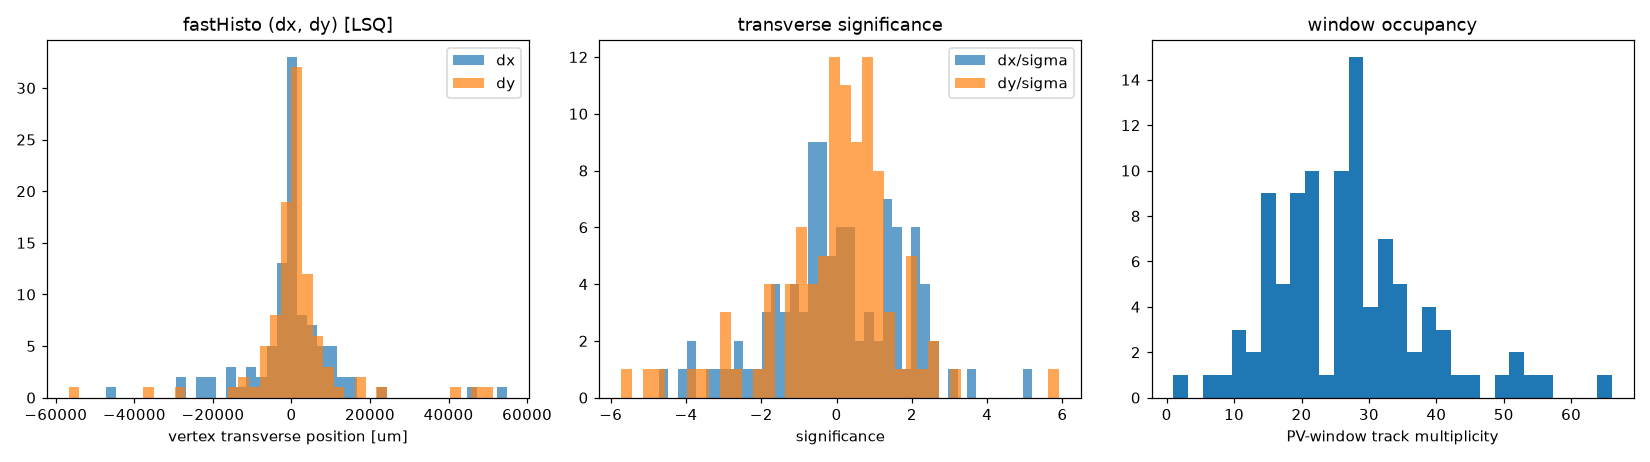

Here is the Python script that generated this plot:
"""Real-data smoke for the fastHisto (dx, dy) estimator on an existing nano
file carrying the extended-track table (L1TExtTrack, 5-par d0).

This is a sanity first-look, NOT a measurement: with RelVal-scale statistics
the per-event PV-window (dx, dy) should cluster near the beam-spot origin with
a spread set by the d0 resolution / sqrt(N_window). Prints the dx/dy
distribution summary and the significance spread, and saves JSON + a plot.

Usage:
  pixi run python eval_refitq/vtxdxy/realdata_smoke.py [nano_file ...]
Default file: the PU100 TrkSmartPix withGen smoke nano (read-only).
"""
from __future__ import annotations

import json
import os
import sys

import awkward as ak
import numpy as np
import uproot

from ngtagger.train.nnvtx import fast_histo_vtx

OUT = os.path.dirname(os.path.abspath(__file__))
DEFAULT = ["/Users/nmangane/smartpixels/cmssw/work/spxsmoke/nano/"
           "nano_pu100_TrkSmartPix_withGen.root"]
TRACK = "L1TExtTrack"


def load(files):
    br = [f"{TRACK}_{b}" for b in ("pt", "phi", "z0", "d0")]
    br += ["GenVtx_x", "GenVtx_y", "GenVtx_z"]
    ev = uproot.concatenate([f"{f}:Events" for f in files], filter_name=br, how="zip")
    return ev


def _pad(field, tracks, max_trk, fill=0.0):
    return ak.to_numpy(ak.fill_none(
        ak.pad_none(tracks[field], max_trk, axis=1, clip=True), fill)).astype(np.float64)


def main():
    files = sys.argv[1:] or DEFAULT
    ev = load(files)
    tracks = ev[TRACK]
    counts = ak.num(tracks["z0"], axis=1)
    max_trk = int(ak.max(counts))
    mask = ak.to_numpy(ak.fill_none(
        ak.pad_none(ak.ones_like(tracks["z0"]), max_trk, axis=1, clip=True), 0.0)).astype(np.float64)

    z0p, ptp = _pad("z0", tracks, max_trk), _pad("pt", tracks, max_trk)
    d0p, phip = _pad("d0", tracks, max_trk), _pad("phi", tracks, max_trk)
    # ungated (raw accumulator picture) + prompt-gated (|d0|<=0.15 cm): the
    # extended-track collection carries displaced/loose tracks that violate the
    # prompt approximation, so the gate is what makes a beam-spot-scale look
    res = fast_histo_vtx(z0p, ptp, mask, d0p, phip, estimator="lsq")
    res_gated = fast_histo_vtx(z0p, ptp, mask, d0p, phip, estimator="lsq", d0_gate=0.15)
    res_iso = fast_histo_vtx(z0p, ptp, mask, d0p, phip, estimator="isotropic", d0_gate=0.15)

    genx = ak.to_numpy(ev["GenVtx"].x) if "GenVtx" in ev.fields else ak.to_numpy(ev["GenVtx_x"])
    geny = ak.to_numpy(ev["GenVtx"].y) if "GenVtx" in ev.fields else ak.to_numpy(ev["GenVtx_y"])

    ok = np.isfinite(res["dx"]) & np.isfinite(res["dy"])

    def summ(a):
        a = np.asarray(a)[np.isfinite(a)]
        return {"n": int(a.size), "median": float(np.median(a)),
                "mean": float(np.mean(a)), "std": float(np.std(a)),
                "q16": float(np.quantile(a, 0.16)), "q84": float(np.quantile(a, 0.84))}

    payload = {
        "files": files, "n_events": int(len(res["dx"])), "solved_fraction": float(ok.mean()),
        "n_window": summ(res["n_window"]), "phi_condition": summ(res["phi_condition"]),
        "d0_scatter_cm": summ(res["d0_scatter"]),
        "lsq": {"dx": summ(res["dx"]), "dy": summ(res["dy"]),
                "dxsig": summ(res["dxsig"]), "dysig": summ(res["dysig"])},
        "lsq_gated_0p15": {"dx": summ(res_gated["dx"]), "dy": summ(res_gated["dy"]),
                           "n_window": summ(res_gated["n_window"]),
                           "d0_scatter_cm": summ(res_gated["d0_scatter"])},
        "isotropic_gated": {"dx": summ(res_iso["dx"]), "dy": summ(res_iso["dy"])},
        "gen_vtx": {"x_median": float(np.median(genx)), "y_median": float(np.median(geny)),
                    "x_std": float(np.std(genx)), "y_std": float(np.std(geny))},
        "dx_minus_genx": summ(res["dx"][ok] - genx[ok]),
        "dy_minus_geny": summ(res["dy"][ok] - geny[ok]),
    }
    with open(os.path.join(OUT, "realdata_smoke.json"), "w") as f:
        json.dump(payload, f, indent=2)

    try:
        import matplotlib

        matplotlib.use("Agg")
        import matplotlib.pyplot as plt

        fig, ax = plt.subplots(1, 3, figsize=(15, 4.2))
        ax[0].hist(res["dx"][ok] * 1e4, bins=40, alpha=0.7, label="dx")
        ax[0].hist(res["dy"][ok] * 1e4, bins=40, alpha=0.7, label="dy")
        ax[0].set_xlabel("vertex transverse position [um]")
        ax[0].legend()
        ax[0].set_title("fastHisto (dx, dy) [LSQ]")
        ax[1].hist(res["dxsig"][np.isfinite(res["dxsig"])], bins=40, alpha=0.7, label="dx/sigma")
        ax[1].hist(res["dysig"][np.isfinite(res["dysig"])], bins=40, alpha=0.7, label="dy/sigma")
        ax[1].set_xlabel("significance")
        ax[1].legend()
        ax[1].set_title("transverse significance")
        ax[2].hist(res["n_window"], bins=30)
        ax[2].set_xlabel("PV-window track multiplicity")
        ax[2].set_title("window occupancy")
        fig.tight_layout()
        fig.savefig(os.path.join(OUT, "realdata_smoke.png"), dpi=110)
        plt.close(fig)
    except Exception as e:
        print("plot skipped:", e)

    print(f"events {payload['n_events']}, solved {payload['solved_fraction']:.2f}, "
          f"window mult median {payload['n_window']['median']:.0f}")
    print(f"dx: median {payload['lsq']['dx']['median']*1e4:+.1f} um, "
          f"std {payload['lsq']['dx']['std']*1e4:.1f} um")
    print(f"dy: median {payload['lsq']['dy']['median']*1e4:+.1f} um, "
          f"std {payload['lsq']['dy']['std']*1e4:.1f} um")
    print(f"d0 scatter median {payload['d0_scatter_cm']['median']*1e4:.0f} um; "
          f"phi_condition median {payload['phi_condition']['median']:.2f}")
    g = payload["lsq_gated_0p15"]
    print(f"[gated |d0|<0.15] window mult {g['n_window']['median']:.0f}, "
          f"dx std {g['dx']['std']*1e4:.1f} um, dy std {g['dy']['std']*1e4:.1f} um, "
          f"scatter {g['d0_scatter_cm']['median']*1e4:.0f} um")


if __name__ == "__main__":
    main()
